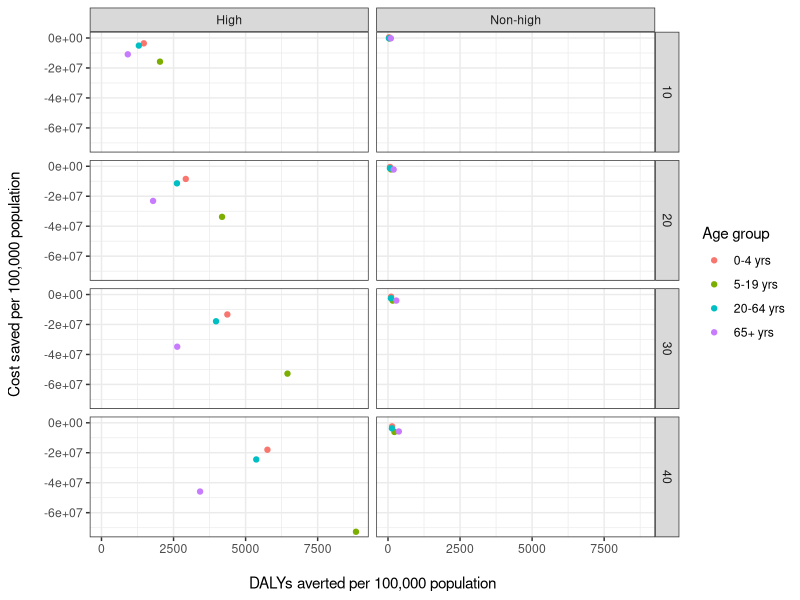
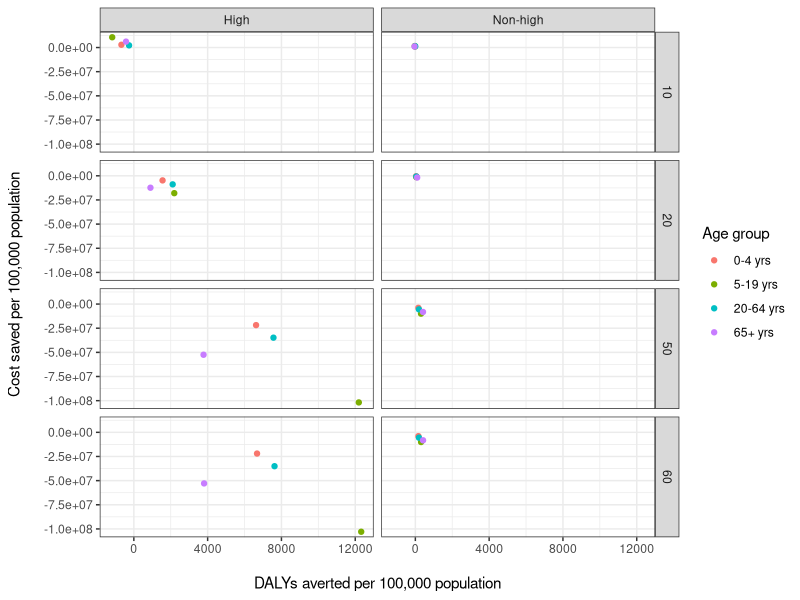

The R script that drew these images, in order:

rm(list = ls())

library(ggplot2)

data <- read.csv("df/fig_df.csv")
head(data)
summary(data)


# removed "All" column
data$risk_f = factor(data$risk, levels = c('High', 'Non-high'))

# legend order
data$age <- factor(data$age, levels = c("0-4 yrs",
                                              "5-19 yrs",
                                              "20-64 yrs",
                                              "65+ yrs"))

f1 <- ggplot(subset(data, scenario %in% "vaxbase"),
             aes(y = plot.cost,
                 x = plot.dalys,
                 group = age, color = age)) +
  geom_point() + expand_limits(y = 0) +
  labs(y = "Cost saved per 100,000 population\n",
       x = "\nDALYs averted per 100,000 population",
       color = "Age group") + theme_bw() +
  # theme(axis.text=element_text(size=10),
  #       axis.title=element_text(size=12,face="bold"),
  #       plot.title = element_text(colour = "grey39"),
  #       #panel.grid.major = element_blank(),
  #       panel.grid.major = element_line(colour = "grey86",size=0.5),### these remove the minor lines
  #       panel.grid.minor = element_line(colour = "grey86",size=0.5))+
  facet_grid(v.eff~risk_f)

f1

ggsave('fig1.png', height = 6, width = 8, dpi = 1200)


f2 <- ggplot(subset(data, scenario %in% "vax70" & reference %in% "vaxbase"),
             aes(y = plot.cost,
                 x = plot.dalys,
                 group = age, color = age)) + geom_point() +
  expand_limits(y = 0) +
  labs(y = "Cost saved per 100,000 population\n",
       x = "\nDALYs averted per 100,000 population", color = "Age group") + 
  theme_bw() +
  # theme(axis.text=element_text(size=10),
  #       axis.title=element_text(size=12,face="bold"),
  #       plot.title = element_text(colour = "grey39"),
  #       panel.grid.major = element_blank(),
  #       #panel.grid.major = element_line(colour = "grey86",size=0.5), ### these remove the minor lines
  #       panel.grid.minor = element_blank())+
  facet_grid(v.eff~risk_f)

f2

ggsave('fig2.png', height = 6, width = 8, dpi = 1200)

